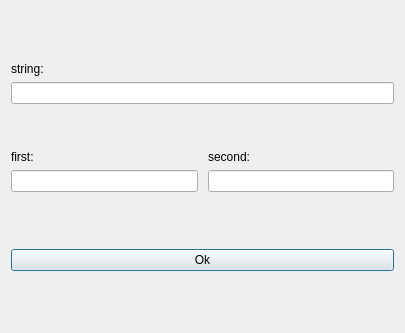
<?xml version="1.0" encoding="UTF-8"?>
<ui version="4.0">
 <class>string2int</class>
 <widget class="QDialog" name="string2int">
  <property name="geometry">
   <rect>
    <x>0</x>
    <y>0</y>
    <width>405</width>
    <height>333</height>
   </rect>
  </property>
  <property name="windowTitle">
   <string>Dialog</string>
  </property>
  <layout class="QVBoxLayout" name="verticalLayout">
   <item>
    <layout class="QGridLayout" name="gridLayout">
     <property name="horizontalSpacing">
      <number>10</number>
     </property>
     <item row="6" column="0">
      <spacer name="verticalSpacer">
       <property name="orientation">
        <enum>Qt::Vertical</enum>
       </property>
       <property name="sizeType">
        <enum>QSizePolicy::Fixed</enum>
       </property>
       <property name="sizeHint" stdset="0">
        <size>
         <width>20</width>
         <height>40</height>
        </size>
       </property>
      </spacer>
     </item>
     <item row="7" column="0">
      <widget class="QLabel" name="label_2">
       <property name="sizePolicy">
        <sizepolicy hsizetype="Preferred" vsizetype="Fixed">
         <horstretch>0</horstretch>
         <verstretch>0</verstretch>
        </sizepolicy>
       </property>
       <property name="text">
        <string>first:</string>
       </property>
      </widget>
     </item>
     <item row="4" column="0" colspan="2">
      <widget class="QLabel" name="label">
       <property name="sizePolicy">
        <sizepolicy hsizetype="Preferred" vsizetype="Fixed">
         <horstretch>0</horstretch>
         <verstretch>0</verstretch>
        </sizepolicy>
       </property>
       <property name="text">
        <string>string:</string>
       </property>
      </widget>
     </item>
     <item row="7" column="1">
      <widget class="QLabel" name="label_3">
       <property name="text">
        <string>second:</string>
       </property>
      </widget>
     </item>
     <item row="5" column="0" colspan="2">
      <widget class="QLineEdit" name="strInput"/>
     </item>
     <item row="8" column="1">
      <widget class="QLineEdit" name="sNumber"/>
     </item>
     <item row="8" column="0">
      <widget class="QLineEdit" name="fNumber"/>
     </item>
    </layout>
   </item>
   <item>
    <widget class="QPushButton" name="Ok">
     <property name="text">
      <string>Ok</string>
     </property>
    </widget>
   </item>
  </layout>
 </widget>
 <resources/>
 <connections>
  <connection>
   <sender>Ok</sender>
   <signal>clicked()</signal>
   <receiver>string2int</receiver>
   <slot>close()</slot>
   <hints>
    <hint type="sourcelabel">
     <x>196</x>
     <y>303</y>
    </hint>
    <hint type="destinationlabel">
     <x>378</x>
     <y>261</y>
    </hint>
   </hints>
  </connection>
 </connections>
</ui>
